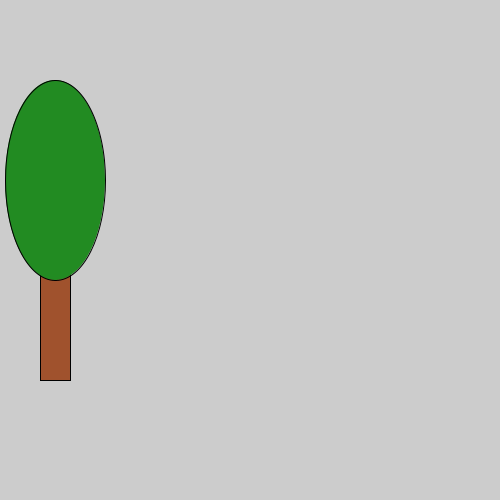
Frame 1 (no input)
Frame 60 (the mouse pressed at the canvas centre just before this capture): identical to frame 1, image omitted
Frame 120 (the mouse held since frame 60 and released just before this capture): identical to frame 1, image omitted

The Processing sketch that drew this single still picture (run headless with seeded random() and noise(); from frame 60 on, the mouse is pressed at the canvas centre):

// Processing sketch: Opdracht_9_9
// ── Opdracht_9_9.pde
//Hier komen je variabelen.此处放置全局变量。

//Wordt een keer uitgevoerd aan het begin.只在开始程序时运行一次。
void setup(){
  size(500,500);  
  //code
  boom();
}

//Wordt zo vaak als de ingestelde framerate uitgevoerd.按照设定的帧速率运行。
void draw(){
  //background(255,255,255);
  //code
}
 void boom(){
 fill(160,82,45);
 rect(40,180,30,200);
  fill(34,139,34);
  ellipse(55,180,100,200);
 
 }
